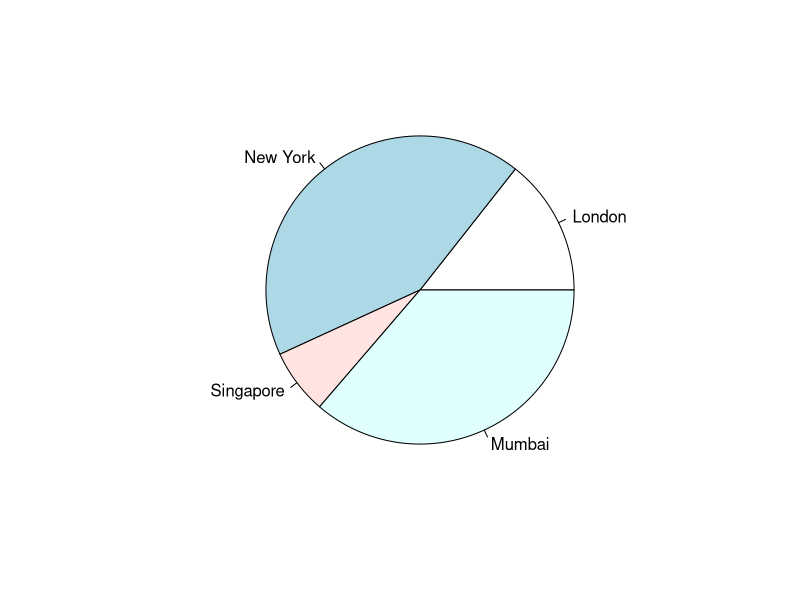
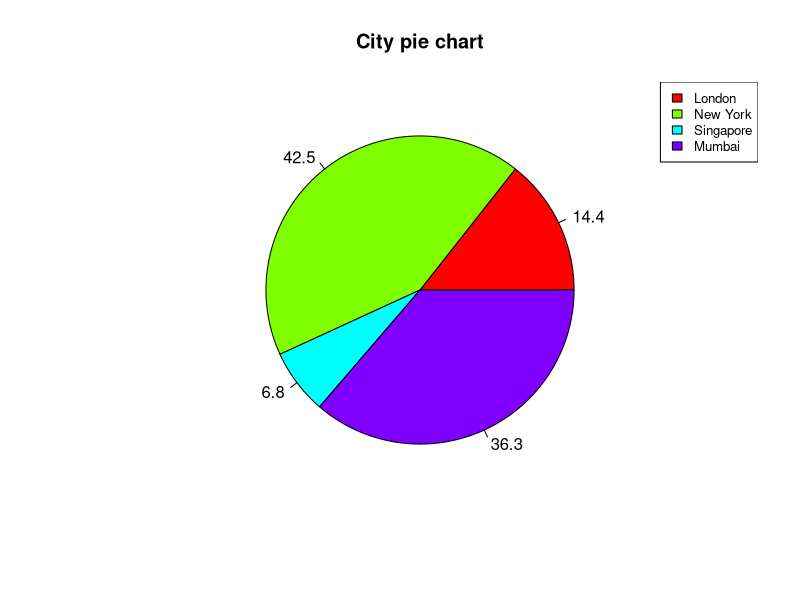
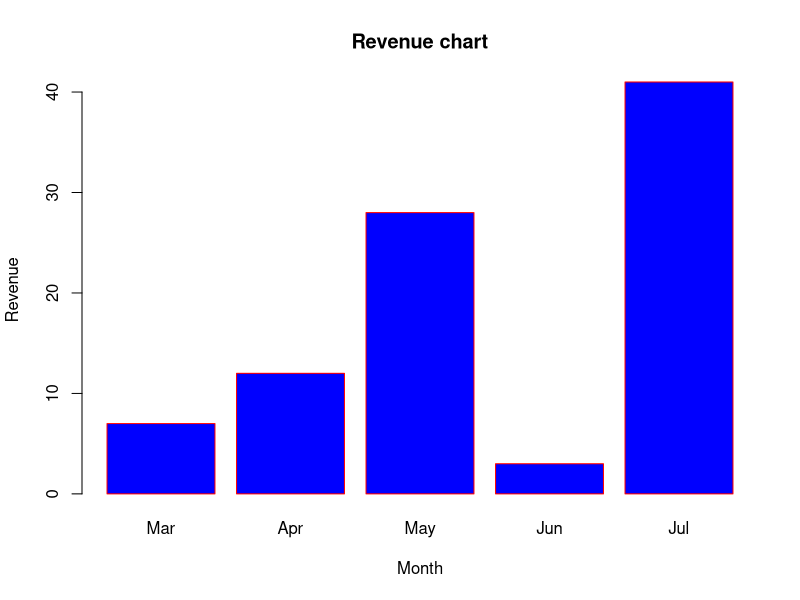
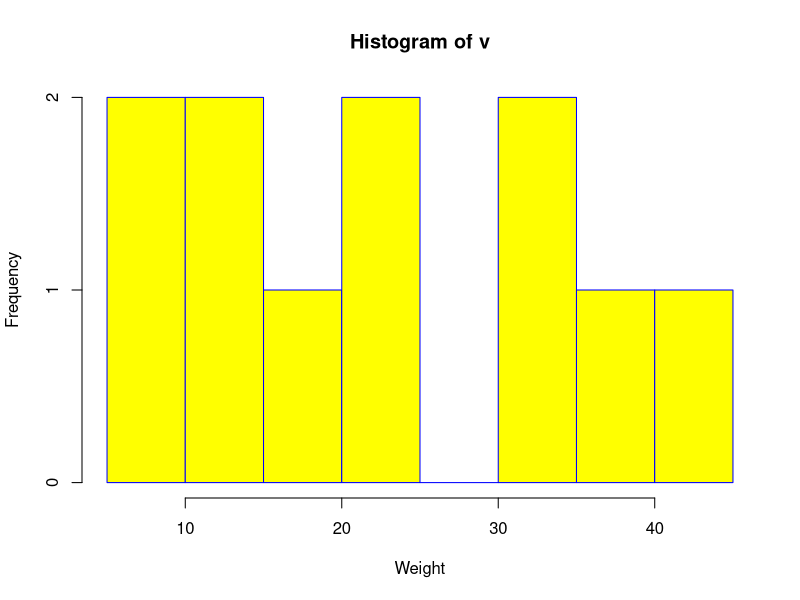
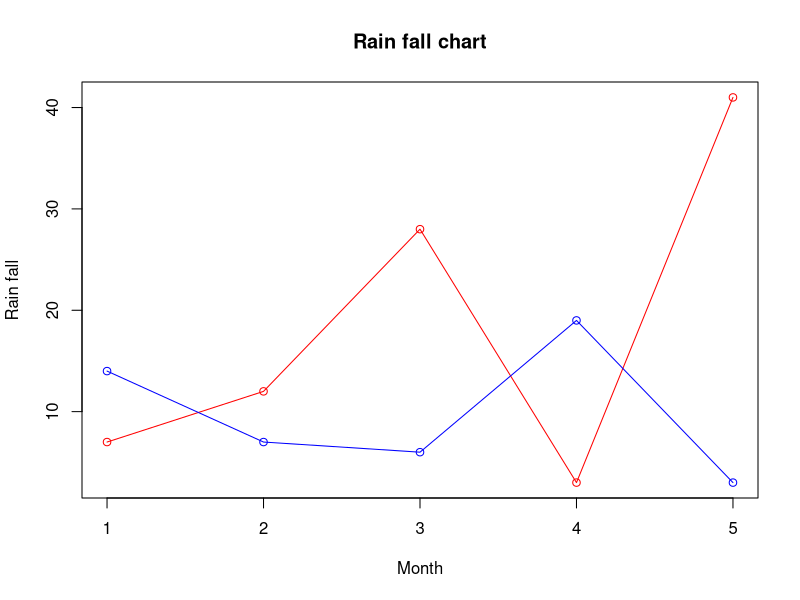
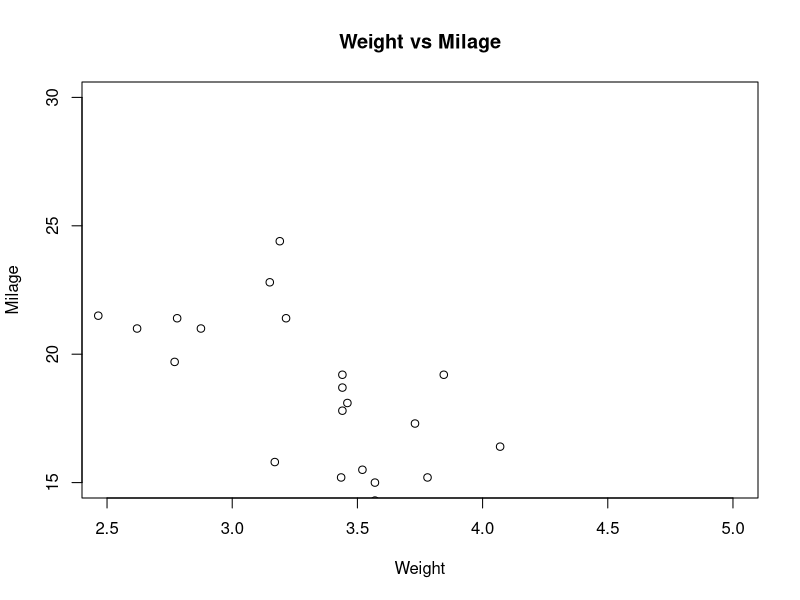

The R source for these figures, in order:

# 1. PIE CHARTS


# Create data for the graph.
data <- c(21, 62, 10, 53)
labels <- c("London", "New York", "Singapore", "Mumbai")

# Give the chart file a name.
png(file = "city.png")

# Plot the chart.
pie(data, labels)

# Save the file.
dev.off()



# Create data for the graph.
data <-  c(21, 62, 10,53)
labels <-  c("London","New York","Singapore","Mumbai")

piepercent <- round(100*data/sum(data), 1)

# Give the chart file a name.
png(file = "city_percentage_legends.jpg")

# Plot the chart.
pie(data, labels = piepercent, main = "City pie chart",col = rainbow(length(data), alpha = 1))
legend("topright", c("London","New York","Singapore","Mumbai"), cex = 0.8,
       fill = rainbow(length(data), alpha = 1))

# Save the file.
dev.off()





# 2. BAR CHARTS


# Create the data for the chart
H <- c(7,12,28,3,41)
M <- c("Mar","Apr","May","Jun","Jul")

# Give the chart file a name
png(file = "barchart_months_revenue.png")

# Plot the bar chart 
barplot(H,names.arg=M,xlab="Month",ylab="Revenue",col="blue",
        main="Revenue chart",border="red")

# Save the file
dev.off()





# 3. HISTOGRAMS


# Create data for the graph.
v <-  c(9,13,21,8,36,22,12,41,31,33,19)

# Give the chart file a name.
png(file = "histogram.png")

# Create the histogram.
hist(v,xlab = "Weight",col = "yellow",border = "blue")

# Save the file.
dev.off()





# 4. LINE CHARTS


# Create the data for the chart.
v <- c(7,12,28,3,41)
t <- c(14,7,6,19,3)

# Give the chart file a name.
png(file = "line_chart_2_lines.jpg")

# Plot the bar chart.
plot(v,type = "o",col = "red", xlab = "Month", ylab = "Rain fall", 
     main = "Rain fall chart")

lines(t, type = "o", col = "blue")

# Save the file.
dev.off()





# 5. SCATTER PLOTS


# Get the input values.
input <- mtcars[,c('wt','mpg')]

# Give the chart file a name.
png(file = "scatterplot.png")

# Plot the chart for cars with weight between 2.5 to 5 and mileage between 15 and 30.
plot(x = input$wt,y = input$mpg,
     xlab = "Weight",
     ylab = "Milage",
     xlim = c(2.5,5),
     ylim = c(15,30),		 
     main = "Weight vs Milage"
)

# Save the file.
dev.off()